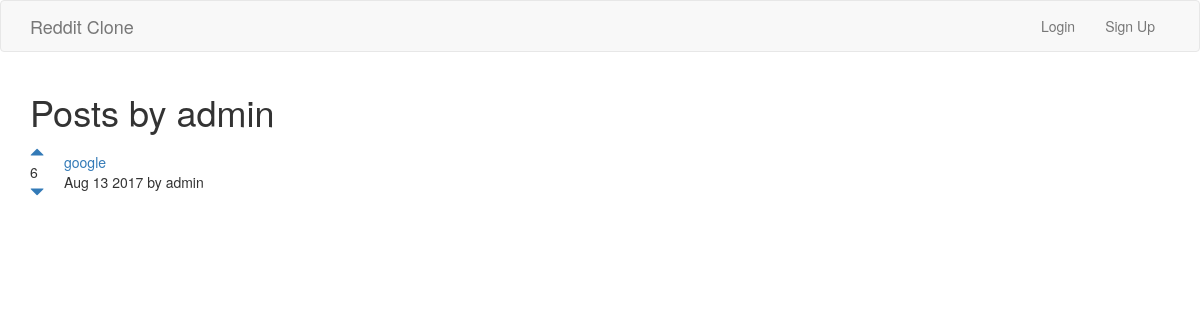
Before: /accounts/list/1 with the older database file.
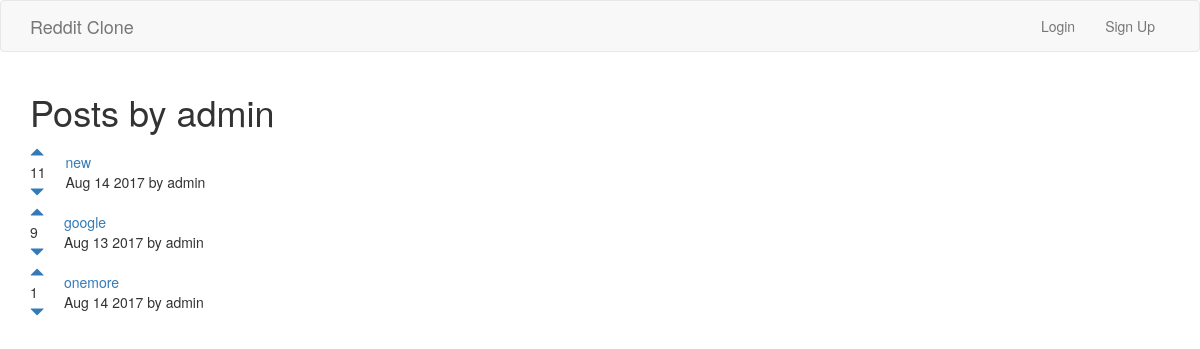
After: the same page with the newer database file.
### posts/models.py (models this page shows)
class Post(models.Model):
    title = models.CharField(max_length=200)
    url = models.TextField()
    pub_date = models.DateTimeField()
    author = models.ForeignKey(User)
    votes_total = models.IntegerField(default=1)
    def pub_date_simplified(self):
        return self.pub_date.strftime('%b %e %Y')

### accounts/views.py (the view)
# urls.py: url(r'^list/(?P<fk>[0-9]+)', views.list, name='list'),
def list(request, fk):
    posts = Post.objects.filter(author__id=fk).order_by('-votes_total')
    author = User.objects.get(pk=fk)
    return render(request, "accounts/list.html", {'posts':posts, 'author':author})

### accounts/templates/accounts/list.html (shortened to what this page needs)
{% extends 'posts/base.html' %}
{% block content %}
<h1>Posts by {{author}}</h1>
{% for post in posts.all %}
  <table>
    <tr>
      <td style="padding-right: 20px;"><a href="#" onclick="document.getElementById('upvote{{post.id}}').submit()"><span class="glyphicon glyphicon-triangle-top
" aria-hidden="true"></span></a><br/> {{post.votes_total}}<br/><a href="#" onclick="document.getElementById('downvote{{post.id}}').submit()"><span class="glyphicon glyphicon-triangle-bottom
" aria-hidden="true"></span></a></td>
      <td><a href="{{post.url}}">{{post.title}}</a><br/>{{post.pub_date_simplified}} by {{post.author.username}}<br/></td>
    </tr>
  </table>
{% endfor %}
{% endblock %}

Changed rows visible on the page:
added Post: votes_total "11", title "new", pub_date_simplified "Aug 14 2017", author.username "admin"
changed Post "google": votes_total "6" → "9"
added Post: votes_total "1", title "onemore", pub_date_simplified "Aug 14 2017", author.username "admin"
